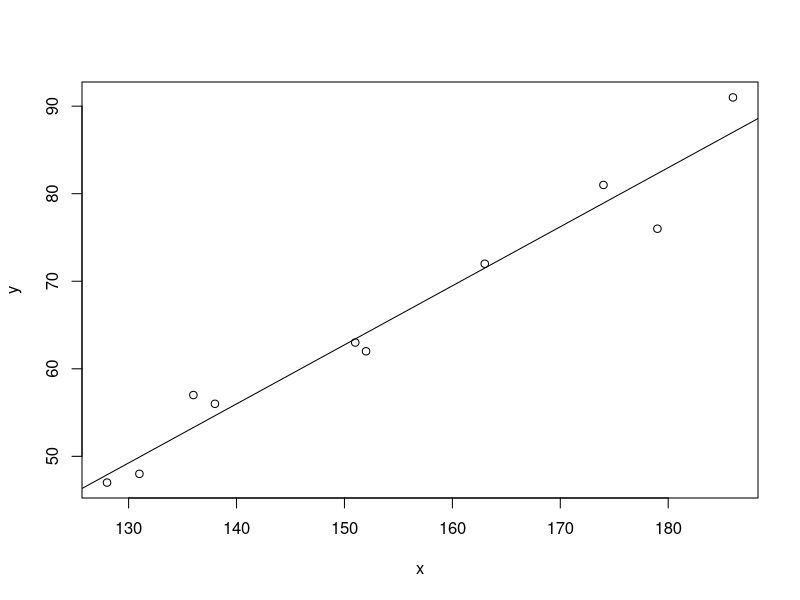

The R source for this figure:
####################################################
#                Linear Regression                #
##################################################

rm(list=ls())

# Values of height
x <- c(151, 174, 138, 186, 128, 136, 179, 163, 152, 131)

# Values of weight.
y <- c(63, 81, 56, 91, 47, 57, 76, 72, 62, 48)

# Apply the lm() function.
relation <- lm(y~x)
print(relation)
print(summary(relation))

#visualize the regression graphically
plot(x,y,abline(relation))

# Find weight of a person with height 170.
a <- data.frame(x=170)

result <- predict(relation,a)
print(result)